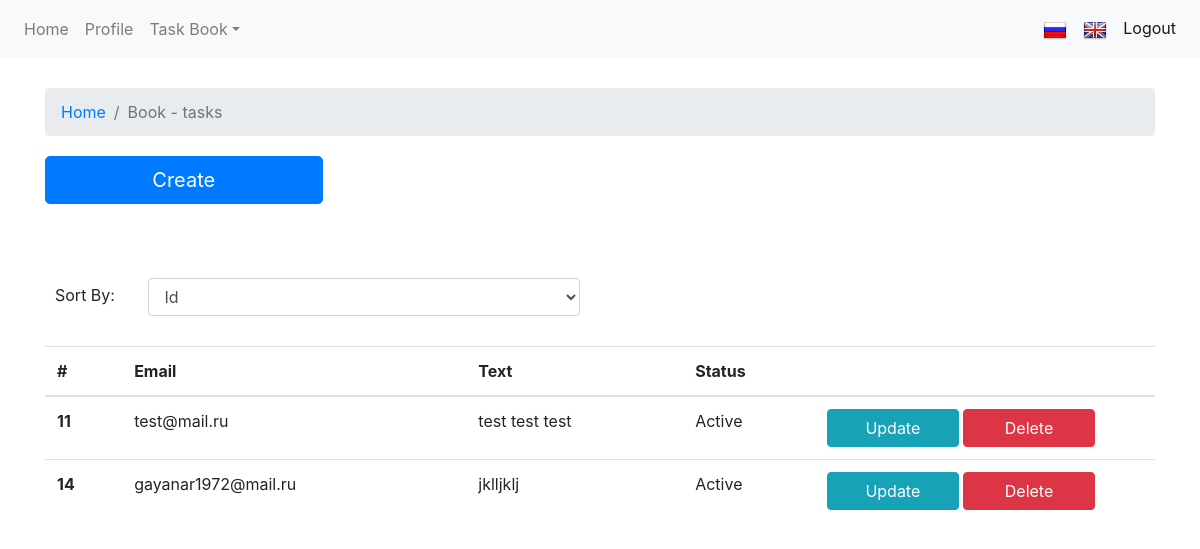
Page /?action=taskIndex (signed in) on the committed database.
### tables this page shows
CREATE TABLE `task_book` (
  `id` int(11) NOT NULL AUTO_INCREMENT,
  `user_id` int(11) NOT NULL DEFAULT '0',
  `email` varchar(255) NOT NULL,
  `text` text NOT NULL,
  `image` varchar(255) DEFAULT NULL,
  `status` tinyint(1) NOT NULL DEFAULT '0',
  PRIMARY KEY (`id`,`user_id`),
  KEY `fk_user_book_user_id` (`user_id`),
  CONSTRAINT `fk_user_book_user_id` FOREIGN KEY (`user_id`) REFERENCES `user` (`id`) ON DELETE CASCADE
);

### App/Load.php (called while the page is built, shortened)
<?php
class Load
{
    function view($file_name, $data = null)
    {
        require_once APP_PATH . 'views/' . $file_name;
    }
}

### App/Traits/UserTasksBook.php (called while the page is built, shortened)
<?php
trait UserTasksBook
{
    function taskIndex()
    {
        $model = new TasksBook();
        $sort = 'id';
        $tasks = $model->getTasks(UserManager::getInstance()->isAdmin(), $sort);
        $this->load->view('task-index.php', array('rec' => $this->data, 'tasks' => $tasks, 'sort' => $sort));
    }
}

### index.php (called while the page is built, shortened)
<?php
new \App\Controller();

### App/Models/TasksBook.php (called while the page is built, shortened)
<?php
class TasksBook
{
    private $tabelName = 'task_book';
    private $attributes = [
        'user_id' => 0,
        'status' => 0
    ];
    public function __construct()
    {
        $this->attributes['user_id'] = UserManager::getInstance()->getUserId();
    }
    public function getTasks($all = false, $sort = 'id')
    {
        if ($all) {
            $query = "SELECT * FROM `" . $this->tabelName . "` ORDER BY `" . $sort . "` ASC;";
        } else {
            $query = "SELECT * FROM `" . $this->tabelName . "` WHERE `user_id`=? ORDER BY `" . $sort . "` ASC;";
        }
        $pdo = Database::getInstance();
        $st = $pdo->prepare($query);
        $st->execute(array($this->attributes['user_id']));
        return $st->fetchAll(PDO::FETCH_ASSOC);
    }
}

### views/task-index.php (the view, shortened to what this page needs)
<section class="container">
    <ol class="breadcrumb">
        <li class="breadcrumb-item"><a href="/">Home</a></li>
        <li class="breadcrumb-item active">Book - tasks</li>
    </ol>
    <div style="margin-top: 20px;margin-bottom: 20px;">
        <div class="clearfix">
            <a class="btn btn-primary btn-lg col-md-3" href="?action=taskCreate">Create</a>
        </div>
    </div>
    <br>
    <form id="task-sort" method="post">
        <div class="row">
            <div class="col-md-6">
                <div class="row">
                    <div class="col-md-2"><label style="margin-top: 5px;" for="sort">Sort By:</label></div>
                    <div class="col-md-10">
                        <form method="post">
                            <select onchange="$(this).closest('form').submit();" class="form-control" name="sort" required="required">
                                <option value="id">Id</option>
                            </select>
                        </form>
                    </div>
                </div>
            </div>
        </div>
    </form>
    <table class="table">
        <thead>
        <tr>
            <th>#</th>
            <th>Email</th>
            <th>Text</th>
            <th colspan="2">Status</th>
        </tr>
        </thead>
        <?php if(isset($tasks) && !empty($tasks)): ?>
            <tbody>
            <?php foreach($tasks as $task): ?>
                <tr>
                    <th scope="row"><?= $task['id']; ?></th>
                    <td><?= $task['email']; ?></td>
                    <td><?= $task['text']; ?></td>
                    <td><?= $task['status'] == 1 ? 'Active' : 'No Active'; ?></td>
                    <td>
                        <a class="btn btn-info col-md-5" href="?action=taskUpdate&id=<?= $task['id']; ?>">Update</a>
                        <a class="btn btn-danger col-md-5 pull-right" href="?action=taskDelete&id=<?= $task['id']; ?>">Delete</a>
                    </td>
                </tr>
            <?php endforeach; ?>
            </tbody>
        <?php endif; ?>
    </table>
</section>

### public/style.css (style rules this page uses)
html, body, div, span, applet, object, iframe, h1, h2, h3, h4, h5, h6, p, blockquote, pre, a, abbr, acronym, address, big, cite, code, del, dfn, em, font, img, ins, kbd, q, s, samp, small, strike, strong, sub, sup, tt, var, b, u, i, center, dl, dt, dd, ol, ul, li, fieldset, form, label, legend, table, caption, tbody, tfoot, thead, tr, th, td { margin: 0; padding: 0; border: 0; outline: 0; font-size: 100%; vertical-align: baseline; background: transparent; }
body { font-family:helvetica,arial,clean,sans-serif; font-size:13px; }
a { text-decoration: none; color: #1070df; }
input, button, select { padding: 6px; }
.btn { background-color: #4786ee; border: 1px solid #3078ed; color: #ffffff; }
a { cursor: pointer; text-decoration:none; }
.row { margin:10px; padding: 5px; }

### rows in the picture
task_book: id "11", email "test@mail.ru", text "test test test", status "Active"
task_book: id "14", email "gayanar1972@mail.ru", text "jklljklj", status "Active"

### other values in the picture
_t('Home') "Home"
_t('Profile') "Profile"
_t('task_book') "Task Book"
_t('logout') "Logout"
